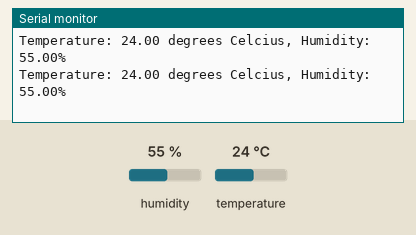
This sketch was run on a simulated Arduino Uno, built with avr-gcc and run on an emulated ATmega328P. Shown: the last lines printed to the serial monitor. Inputs (shaded band) come from the test bench; at power-on: humidity 55 %, temperature 24 °C.

Above: at 3.8 s.
3.9 s: humidity set to 22 %
At 6.6 s:
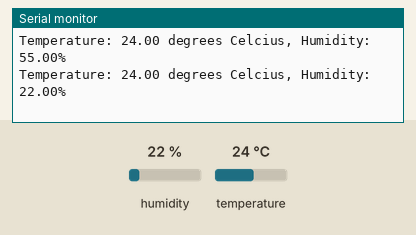
7.8 s: temperature set to 12 °C
At 9.8 s:
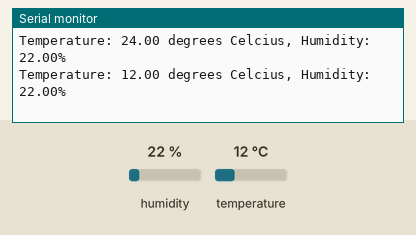
11.7 s: humidity set to 40 %
At 13.0 s:
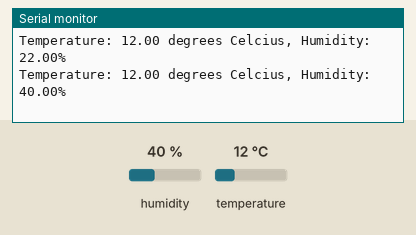
Timing chart, 0 to 14.7 s (numbered marks = the images above; inputs shaded):
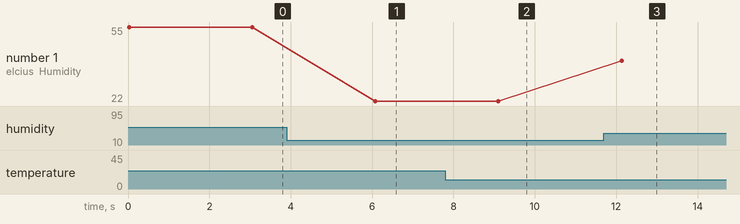

Measured:
- after the input at 3.9 s, the serial monitor: prints a new line after 2.2 s (image 1)
- after the input at 7.8 s, the serial monitor: prints a new line after 1.3 s (image 2)
- after the input at 11.7 s, the serial monitor: prints a new line after 0.43 s (image 3)
- plotted number 1: 55 → 22 after the input at 3.9 s, 22 → 40 after the input at 11.7 s

The sketch:

dht11_DHT_lib.ino
```cpp
#include <DHT.h>                                // Including library for dht

#define DHTPIN 2                                // pin where the dht11 is connected (D4 NodeMCU V1)
#define DHTTYPE DHT11                           // defining which DHT sensor type

DHT dht(DHTPIN, DHTTYPE);                       // create dht11 instance

void setup()
{
       Serial.begin(115200);
       delay(10);
       dht.begin();

}

void loop()
{

      float h = dht.readHumidity();
      float t = dht.readTemperature();

      if (isnan(h) || isnan(t))
       {
          Serial.println("Failed to read from DHT sensor!");
          return;
       }

       Serial.print("Temperature: ");
       Serial.print(t);
       Serial.print(" degrees Celcius, Humidity: ");
       Serial.print(h);
       Serial.println("%");


        delay(3000);
       }
```
